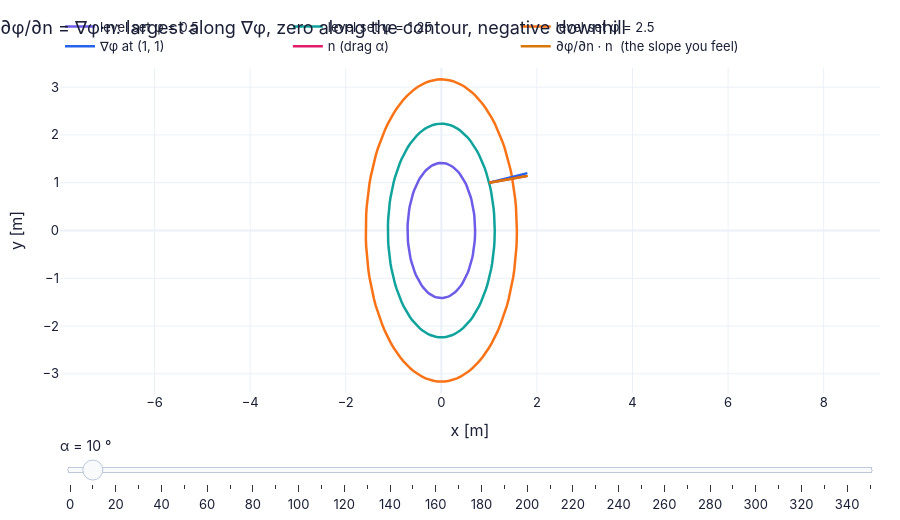

The notebook cell saved with this chart:
### Markdown cell above
**What you see.** Elliptical contours of φ = x² + y²/4; purple arrows crossing every contour at right angles, longer where the contours crowd (left and right); at the probe (1, 1) a bold ∇φ and an orange n at 30° with ∂φ/∂n = 1.98.

**How to read it.** |∇φ| is the local contour density; n's projection on ∇φ is the slope you would feel walking along n — 1.98 here, against 2.06 = |∇φ| straight uphill. `N51`: this is our own Fig. 2.7.

**What would change if…** …you rotated n to lie along a contour (perpendicular to ∇φ, about 104° here): ∂φ/∂n → 0.

### Code cell
ang = np.linspace(0, 2 * np.pi, 121)                                              # to draw the ellipses
def probe_dir(alpha_deg):                                                        # one slider position: n at angle α
    n_ = np.array([np.cos(np.deg2rad(alpha_deg)), np.sin(np.deg2rad(alpha_deg))])   # unit direction
    d = float(gp @ n_)                                                           # ∂φ/∂n = ∇φ·n at the probe
    out = {f"level set φ = {c}": (np.sqrt(c) * np.cos(ang), 2 * np.sqrt(c) * np.sin(ang)) for c in (0.5, 1.25, 2.5)}   # three fixed ellipses of x² + y²/4 = c
    out["∇φ at (1, 1)"] = ([1, 1 + 0.4 * gp[0]], [1, 1 + 0.4 * gp[1]])           # the gradient arrow (fixed)
    out["n (drag α)"] = ([1, 1 + 0.8 * n_[0]], [1, 1 + 0.8 * n_[1]])              # the turning direction
    out["∂φ/∂n · n  (the slope you feel)"] = ([1, 1 + 0.4 * d * n_[0]], [1, 1 + 0.4 * d * n_[1]])   # ∇φ·n drawn along n: positive uphill, negative downhill
    return out
fig = slider_figure(probe_dir, "α", np.linspace(0, 350, 36 if not FAST else 18), unit="°", xlabel="x [m]", ylabel="y [m]",
                    title="∂φ/∂n = ∇φ·n: largest along ∇φ, zero along the contour, negative downhill",
                    xrange=[-2.2, 3.4], yrange=[-3.4, 3.4], height=520, active=1)
fig.update_yaxes(scaleanchor="x", scaleratio=1)                                  # equal axes
fig.show()
